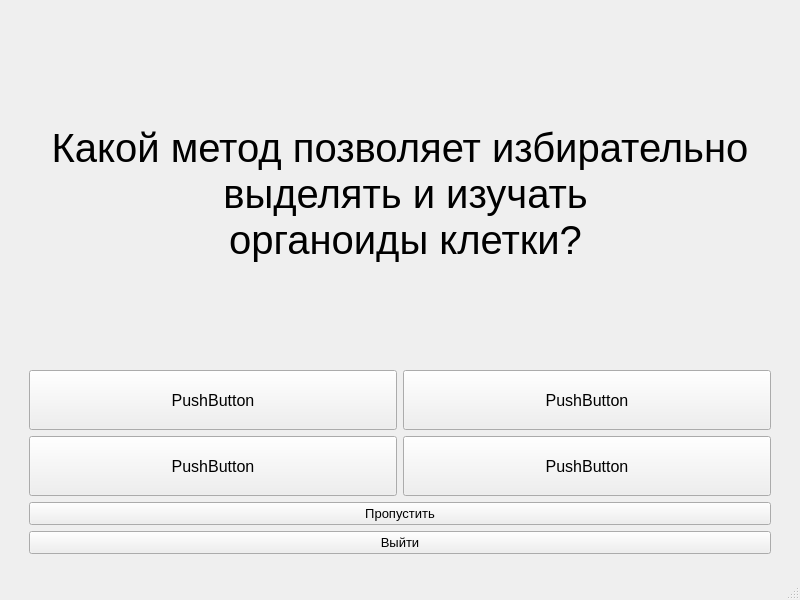
<?xml version="1.0" encoding="UTF-8"?>
<ui version="4.0">
 <class>MainWindow</class>
 <widget class="QMainWindow" name="MainWindow">
  <property name="geometry">
   <rect>
    <x>0</x>
    <y>0</y>
    <width>800</width>
    <height>600</height>
   </rect>
  </property>
  <property name="windowTitle">
   <string>MainWindow</string>
  </property>
  <widget class="QWidget" name="centralwidget">
   <layout class="QGridLayout" name="gridLayout_2">
    <item row="0" column="0">
     <layout class="QGridLayout" name="gridLayout">
      <property name="leftMargin">
       <number>20</number>
      </property>
      <property name="topMargin">
       <number>15</number>
      </property>
      <property name="rightMargin">
       <number>20</number>
      </property>
      <property name="bottomMargin">
       <number>15</number>
      </property>
      <item row="0" column="0">
       <layout class="QGridLayout" name="gridLayout_3">
        <item row="1" column="0">
         <widget class="QPushButton" name="answer1">
          <property name="minimumSize">
           <size>
            <width>0</width>
            <height>60</height>
           </size>
          </property>
          <property name="font">
           <font>
            <pointsize>12</pointsize>
           </font>
          </property>
          <property name="text">
           <string>PushButton</string>
          </property>
         </widget>
        </item>
        <item row="2" column="1">
         <widget class="QPushButton" name="answer4">
          <property name="minimumSize">
           <size>
            <width>0</width>
            <height>60</height>
           </size>
          </property>
          <property name="font">
           <font>
            <pointsize>12</pointsize>
           </font>
          </property>
          <property name="text">
           <string>PushButton</string>
          </property>
         </widget>
        </item>
        <item row="1" column="1">
         <widget class="QPushButton" name="answer2">
          <property name="minimumSize">
           <size>
            <width>0</width>
            <height>60</height>
           </size>
          </property>
          <property name="font">
           <font>
            <pointsize>12</pointsize>
           </font>
          </property>
          <property name="text">
           <string>PushButton</string>
          </property>
         </widget>
        </item>
        <item row="0" column="0" colspan="2">
         <widget class="QLabel" name="label">
          <property name="minimumSize">
           <size>
            <width>0</width>
            <height>60</height>
           </size>
          </property>
          <property name="font">
           <font>
            <pointsize>30</pointsize>
           </font>
          </property>
          <property name="text">
           <string>Какой метод позволяет избирательно
 выделять и изучать
 органоиды клетки?</string>
          </property>
          <property name="alignment">
           <set>Qt::AlignCenter</set>
          </property>
         </widget>
        </item>
        <item row="2" column="0">
         <widget class="QPushButton" name="answer3">
          <property name="minimumSize">
           <size>
            <width>0</width>
            <height>60</height>
           </size>
          </property>
          <property name="font">
           <font>
            <pointsize>12</pointsize>
           </font>
          </property>
          <property name="text">
           <string>PushButton</string>
          </property>
         </widget>
        </item>
        <item row="3" column="0" colspan="2">
         <widget class="QPushButton" name="give_up">
          <property name="font">
           <font>
            <pointsize>10</pointsize>
           </font>
          </property>
          <property name="text">
           <string>Пропустить</string>
          </property>
         </widget>
        </item>
       </layout>
      </item>
      <item row="1" column="0">
       <widget class="QPushButton" name="pushButton">
        <property name="font">
         <font>
          <pointsize>10</pointsize>
         </font>
        </property>
        <property name="text">
         <string>Выйти</string>
        </property>
       </widget>
      </item>
     </layout>
    </item>
   </layout>
  </widget>
  <widget class="QMenuBar" name="menubar">
   <property name="geometry">
    <rect>
     <x>0</x>
     <y>0</y>
     <width>800</width>
     <height>20</height>
    </rect>
   </property>
  </widget>
  <widget class="QStatusBar" name="statusbar"/>
 </widget>
 <resources/>
 <connections/>
</ui>
